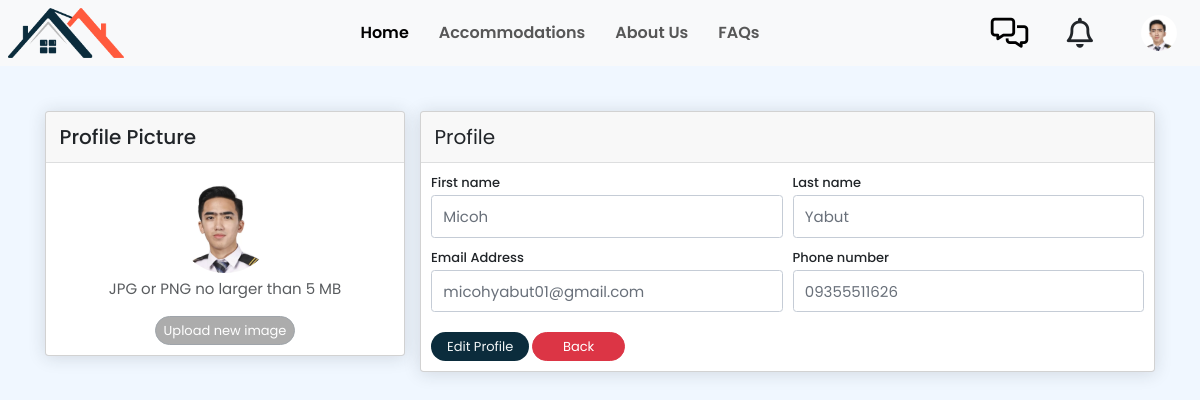
/profile.php (signed in), run on the app's committed database.
### tables this page shows
CREATE TABLE `apt_user_information` (
  `user_id` int(11) NOT NULL,
  `first_name` varchar(50) NOT NULL,
  `last_name` varchar(50) NOT NULL,
  `contact_number` varchar(15) NOT NULL,
  `user_type` int(1) NOT NULL,
  `status` int(1) NOT NULL
);

CREATE TABLE `apt_user_images` (
  `image_id` int(11) NOT NULL,
  `user_id` int(11) NOT NULL,
  `image_name` varchar(255) NOT NULL,
  `status` int(11) NOT NULL
);

CREATE TABLE `apt_users` (
  `user_id` int(11) NOT NULL,
  `email` varchar(255) NOT NULL,
  `password` varchar(255) NOT NULL,
  `salt` varchar(255) NOT NULL,
  `status` int(1) NOT NULL
);

### models/User.php (called while the page is built, shortened)
<?php
class User
{
	protected $connection;
	public function setConnection($connection)
	{
		$this->connection = $connection;
	}
    public function getById($user_id){
        try {
            $sql = 'SELECT apt_user_information.*, apt_users.*, apt_user_images.image_name FROM apt_user_information JOIN apt_users ON apt_user_information.user_id=apt_users.user_id LEFT JOIN  apt_user_images ON apt_user_information.user_id=apt_user_images.user_id WHERE apt_user_information.user_id=? AND apt_user_information.status=1';
			$statement = $this->connection->prepare($sql);
			$statement->execute([
				$user_id
			]);
            return $row = $statement->fetch();
        } catch (Exception $e) {
			error_log($e->getMessage());
		}
    }
}

### profile.php (the view, shortened to what this page needs)
<?php
include ("init.php");
$user_id = $_SESSION['user_id'] ?? NULL;
$user = new User();
$user->setConnection($connection);
$user = $user->getById($user_id);
$first_name = $user['first_name'];
$last_name = $user['last_name'];
$contact_number = $user['contact_number'];
$email = $user['email'];
$image_name = $user['image_name'] ?? 'male-logo2.png';
?>
<!DOCTYPE html>
<html lang="en">
  <head>
    <link href="https://cdn.jsdelivr.net/npm/bootstrap@5.3.0/dist/css/bootstrap.min.css" rel="stylesheet"/>
    <link href="edit-profile.css" rel="stylesheet" />
    <link href="css/all.css" rel="stylesheet" />
    <link href="css/dashboard.css" rel="stylesheet" />
  </head>
  <body class="bgcolor">
    <?php include('navbar_logged.php'); ?>
<section class="profile">
    <form action="profile-edit" method="POST" id="profileForm">
        <div class="edt-container container-xl px-4 mt-4 ">
            <div class="row">
                <div class="col-xl-4">
                    <div class="card mb-4 mb-xl-0">
                        <div class="edit-profile card-header">Profile Picture</div>
                        <div class="card-body text-center">
                            <img class="img-account-profile rounded-circle mb-2" id="profileImage" src="resources/images/users/<?= $image_name ?>" alt="">
                            <div class="small font-italic text-muted mb-4 pfp">JPG or PNG no larger than 5 MB</div>
                            <button class="btn btn-secondary disabled-button uploadPfp" type="button"
                            onclick="document.getElementById('imageInput').click();" id="uploadImageButton">Upload new image</button>
                        </div>
                    </div>
                </div>
                <div class="col-xl-8">
                    <div class="card mb-4">
                        <div class="card-header">Profile</div>
                        <div class="card-body">
                                <div class="row gx-3 mb-3">
                                    <div class="col-md-6">
                                        <label class="small mb-1" for="inputFirstName">First name</label>
                                        <input class="form-control" id="inputFirstName" name="first_name" type="text"
                                            placeholder="Enter your first name" value="<?= $first_name ?>" disabled>
                                    </div>
                                    <div class="col-md-6">
                                        <label class="small mb-1" for="inputLastName">Last name</label>
                                        <input class="form-control" id="inputLastName" name="last_name" type="text"
                                            placeholder="Enter your last name" value="<?= $last_name ?>" disabled>
                                    </div>
                                </div>
                                <div class="row gx-3 mb-3">
                                    <div class="col-md-6">
                                    <label class="small mb-1" for="inputEmailAddress">Email Address</label>
                                    <input class="form-control" id="inputEmailAddress" name="email" type="email"
                                        placeholder="Enter your email address" value="<?= $email ?>" disabled>
                                    </div>
                                    <div class="col-md-6">
                                        <label class="small mb-1" for="inputPhone">Phone number</label>
                                        <input class="form-control" id="inputPhone" name="contact_number" type="tel"
                                            placeholder="Enter your phone number" value="<?= $contact_number ?>" disabled>
                                    </div>
                                </div>
                                <button class="btn editPfp pe-4 ps-4" id="editProfileButton" type="button" name="edit_profile" onclick="enableInputs()">Edit Profile</button>
                                <a href=""><button class="btn btn-danger backPfp pe-5 ps-5" id="editBackButton" type="button">Back</button></a>
                        </div>
                    </div>
                </div>
            </div>
        </div>
    </form>
</section>
    <link rel="stylesheet" href="https://code.jquery.com/ui/1.12.1/themes/base/jquery-ui.css">
  </body>
  </html>

### navbar_logged.php (shortened to what this page needs)
<?php
    include ("init.php");
    if(isset($_SESSION['user_id'])){
        $user_id = $_SESSION['user_id'];
        $chats = new Chat();
        $chats->setConnection($connection);
        $chats = $chats->getUserChats($user_id);
        $notification = new Notification();
        $notification->setConnection($connection);
        $notifications = $notification->getNotifications($user_id);
    }
?>
<link href='https://unpkg.com/boxicons@2.0.9/css/boxicons.min.css' rel='stylesheet'>
<nav class="navbar navbar-expand-lg bg-body-tertiary">
      <div class="container-fluid">
      <a class="navbar-brand" href="index.php">
          <img src="resources/images/AipSingle2.png" alt="Bootstrap"  height="50" />
        </a>
        <div class="collapse navbar-collapse" id="navbarNav">
            <ul class="navbar-nav ms-auto me-2 mb-2 mb-lg-0">
            <li class="nav-item">
              <a class="nav-link active" aria-current="page" href="index.php">Home</a>
            </li>
            <li class="nav-item">
              <a class="nav-link" href="accommodations.php">Accommodations</a>
            </li>
            <li class="nav-item">
              <a class="nav-link" href="about.php">About Us</a>
            </li>
            <li class="nav-item">
              <a class="nav-link" href="faqs.php">FAQs</a>
            </li>
          </ul>
            <ul class="navbar-nav ms-auto me-2 mb-2 mb-lg-0">
            <?php if(empty($chats)){?>
            <button class="btnNotif me-5 position-relative bg-transparent" data-bs-toggle="offcanvas" data-bs-target="#offcanvasEmptyChat" aria-controls="offcanvasEmptyChat" aria-label="Inbox">
                <i class="fa-regular fa-messages fa-3x"></i>
            </button>
          <?php } ?>
          <?php if(empty($notifications)){ ?>
          <button class="btn me-5 position-relative" data-bs-toggle="offcanvas" data-bs-target="#offcanvasEmptyNotif" aria-controls="offcanvasEmptyNotif">
            <i class="fa-regular fa-bell fa-3x"></i>
          </button>
          <?php } ?>
                <li class="nav-item">
                  <div class="dropdown position-relative">
                    <img src="resources/images/users/<?php echo $image_name ?>" class="profile" alt="profile-pic" type="button" data-bs-toggle="dropdown">
                  </div>
                </li>
            </ul>
        </div>
      </div>
    </nav>

### edit-profile.css (style rules this page uses)
* { margin: 0; padding: 0; box-sizing: border-box; font-family: 'Poppins', sans-serif; }
:root { --box-shadow: 0 .5rem 1rem rgba(0, 0, 0, .1); --body-color: #E4E9F7; --light-bg: #eee; --card-clr: #161922; --body-clr: #191d28; --primary-clr: #f0bf6a; --heading-clr: #dadada; --text-clr: #767a86; --dark-jungle-green: hsl(188, 63%, 7%); --prussian-blue: hsl(200, 69%, 14%); --prussian-pale: hsl(201, 19%, 42%); --raisin-black-1: hsl(227, 29%, 13%); --raisin-black-2: hsl(229, 17%, 19%); --yellow-green: hsl(89, 72%, 45%); --orange-soda: hsl(9, 100%, 62%); --orange-tangy: hsla(9, 100%, 62%, 0.1); --orange-pale: hsl(9, 100%, 73%); --cultured-1: hsl(0, 0%, 93%); --cultured-2: hsl(192, 24%, 96%); --misty-rose: hsl(7, 56%, 91%); --alice-blue: hsl(210, 100%, 97%); --seashell: hsl(8, 100%, 97%); --cadet: hsl(200, 15%, 43%); --white: hsl(0, 0%, 100%); --black: hsl(0, 0%, 0%); --opal: hsl(180, 20%, 62%); }
body { background-color:#f2f6fc; color:#69707a; }
html { scroll-behavior: smooth; }
.bgcolor { background-color: #f0f7ff; }
.profile .img-account-profile { height: 10rem; }
.profile .rounded-circle { border-radius: 50% !important; }
.profile .card { box-shadow: 0 0.15rem 1.75rem 0 rgb(33 40 50 / 15%); }
.profile .editPfp { border-radius: 20px; background-color: var(--prussian-blue); color: var(--cultured-2); font-size: 1.3rem; }
.profile .backPfp { font-size: 1.3rem; border-radius: 20px; }
.profile .uploadPfp { font-size: 1.3rem; border-radius: 20px; }
.profile .pfp { font-size: 1.5rem; }
.profile .card .edit-profile.card-header { font-weight: 500; }
.profile .card-header:first-child { border-radius: 0.35rem 0.35rem 0 0; }
.profile .card-header { padding: 1rem 1.35rem; margin-bottom: 0; background-color: rgba(33, 40, 50, 0.03); border-bottom: 1px solid rgba(33, 40, 50, 0.125); font-size: 2rem; }
.profile .form-control, .dataTable-input { display: block; width: 100%; padding: 0.875rem 1.125rem; font-size: 1.5rem; font-weight: 400; line-height: 1; color: #69707a; background-color: #fff; background-clip: padding-box; border: 1px solid #c5ccd6; -webkit-appearance: none; -moz-appearance: none; appearance: none; border-radius: 0.35rem; transition: border-color 0.15s ease-in-out, box-shadow 0.15s ease-in-out; }
.profile .edt-container { padding-top: none; }
.profile .form-control { position: relative; }
.profile .form-control::placeholder { position: absolute; top: -1; left: 1.125rem; font-size: 1.5rem; color: #69707a; transition: all 0.1s ease-in-out; pointer-events: none; }
.profile label { font-size: 1.3rem; font-weight: 500; }
.profile .form-control:focus::placeholder, .form-control:not(:placeholder-shown)::placeholder { top: -0.0rem; font-size: 0.640rem; color: #0061f2; }
.profile .disabled-button { background-color: grey; cursor: not-allowed; }

### css/dashboard.css (style rules this page uses)
* { margin: 0; padding: 0; box-sizing: border-box; font-family: 'Poppins', sans-serif; }
:root { --box-shadow: 0 .5rem 1rem rgba(0, 0, 0, .1); --body-color: #E4E9F7; --light-bg: #eee; --card-clr: #161922; --body-clr: #191d28; --primary-clr: #f0bf6a; --heading-clr: #dadada; --text-clr: #767a86; --dark-jungle-green: hsl(188, 63%, 7%); --prussian-blue: hsl(200, 69%, 14%); --prussian-pale: hsl(201, 19%, 42%); --raisin-black-1: hsl(227, 29%, 13%); --raisin-black-2: hsl(229, 17%, 19%); --yellow-green: hsl(89, 72%, 45%); --orange-soda: hsl(9, 100%, 62%); --orange-tangy: hsla(9, 100%, 62%, 0.1); --orange-pale: hsl(9, 100%, 73%); --cultured-1: hsl(0, 0%, 93%); --cultured-2: hsl(192, 24%, 96%); --misty-rose: hsl(7, 56%, 91%); --alice-blue: hsl(210, 100%, 97%); --seashell: hsl(8, 100%, 97%); --cadet: hsl(200, 15%, 43%); --white: hsl(0, 0%, 100%); --black: hsl(0, 0%, 0%); --opal: hsl(180, 20%, 62%); }
html { font-size: 62.5%; overflow-x: hidden; scroll-behavior: smooth; scroll-padding-top: 10rem; }
body { background: var(--white); }
section { padding: 3rem 2rem; margin: 0 auto; }
.navbar-nav .nav-item { font-size: 1.5rem; font-weight: 600; padding: 1rem; border-radius: 5px; }
.form-control { font-size: 1.5rem; }

### data on the page
apt_user_information: apt_user_images.image_name (picture), first_name "Micoh", last_name "Yabut", email "micohyabut01@gmail.com", contact_number "09355511626"
